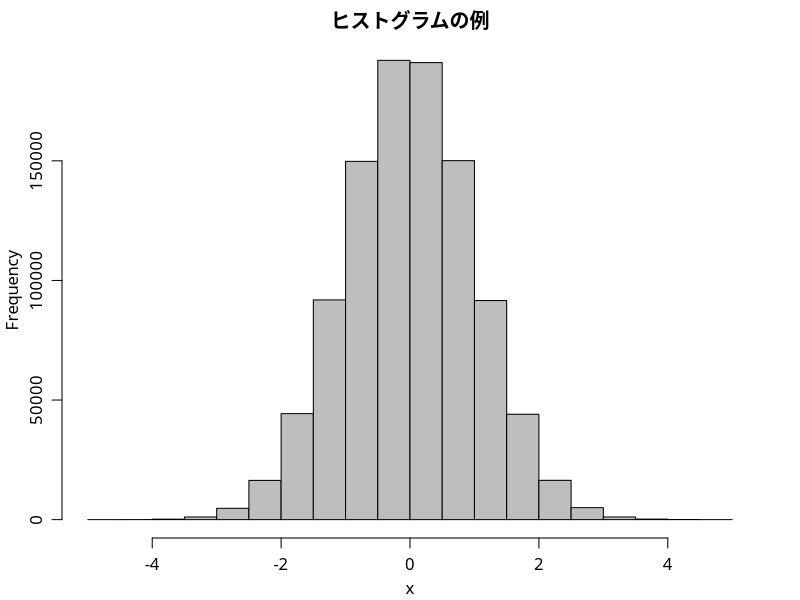

R code for this plot:
quartz(type="pdf", file="hist.pdf", width=7, height=4)
par(family="HiraKakuProN-W3")
par(mgp=c(2,0.8,0)) # title and axis margins. default: c(3,1,0)
par(mar=c(3,3,2,2)+0.1) # bottom, left, top, right margins. default: c(5,4,4,2)+0.1
x = rnorm(1000000)
hist(x, col="gray", main="ヒストグラムの例")
dev.off()
